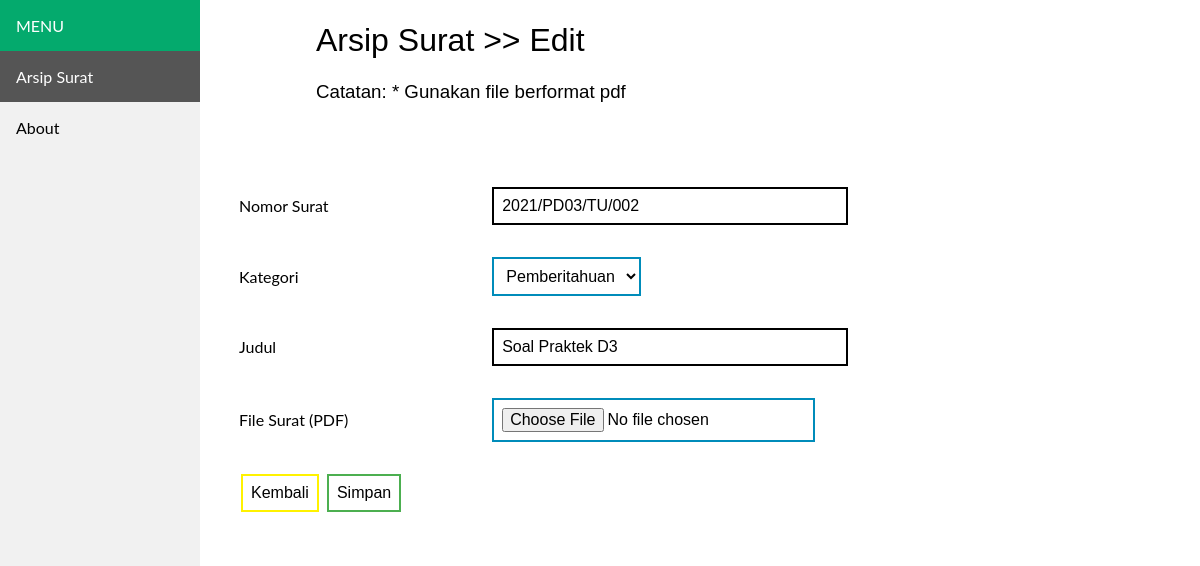
The page /update.php?id=25 on the database its author committed.
### tables this page shows
CREATE TABLE `arsip` (
  `id` int(11) NOT NULL,
  `nomor` varchar(50) NOT NULL,
  `kategori` varchar(50) NOT NULL,
  `judul` varchar(255) NOT NULL,
  `tgl_arsip` date NOT NULL,
  `pdf` varchar(255) NOT NULL
);

### update.php (the view, shortened to what this page needs)
<!DOCTYPE html>
<html>
<head>
<link rel="stylesheet" type="text/css" href="style.css">
</head>
<body>
<div class="sidebar">
  <div class="block">MENU</div>
  <a class="active" href="index.php">Arsip Surat</a>
  <a href="about.php">About</a>
</div>
<div class="content">
    <h1>Arsip Surat >> Edit</h1>
    <h3>Catatan: * Gunakan file berformat pdf</h3>
	<br/>
	<br/>
    <?php
		include 'koneksi.php';
        $id = $_GET['id'];
        $data = mysqli_query($koneksi,"select * from arsip where id='$id'");
		while($d = mysqli_fetch_array($data)){
			?>
  <form method="post" action="edit_method.php?id=<?php echo $id; ?>" enctype="multipart/form-data">
  <table class="none" style="width:100%;">
			<tr>
				<td>Nomor Surat</td>
				<td><input class="inpt" type="text" name="nomor" value="<?php echo $d['nomor']; ?>"></td>
			</tr>
			<tr>
				<td>Kategori</td>
				<td>
                <select class="button button2" name="kategori">
                    <option selected="selected"><?php echo $d['kategori']; ?></option>
                </select>
                </td>
			</tr>
            <tr>
				<td>Judul</td>
				<td><input class="inpt" type="text" name="judul" value="<?php echo $d['judul']; ?>"></td>
			</tr>
			<tr>
				<td>File Surat (PDF)</td>
				<td><input class="button button2" type="file" name="file" value="<?php echo $d['pdf']; ?>" accept="application/pdf"><br></td>
			</tr>
            <tr>
                <td colspan="2">
                <a style="text-decoration: none; color:black;" href="show.php?id=<?php echo $id; ?>"><button class="button button6">Kembali</button></a>
                    <input class="button button1" type="submit" value="Simpan">
                </td>
            </tr>
		</table>
  </form>
  <?php
		}
		?>
</div>
</body>
</html>

### style.css (style rules this page uses)
body { margin: 0; font-family: "Lato", sans-serif; }
.sidebar { margin: 0; padding: 0; width: 200px; background-color: #f1f1f1; position: fixed; height: 100%; overflow: auto; }
.sidebar a { display: block; color: black; padding: 16px; text-decoration: none; }
.sidebar a.active { background-color: #555; color: white; }
div.block { background-color: #04AA6D; color: white; display: block; padding: 16px; text-decoration: none; }
div.content { margin-left: 200px; padding: 1px 16px; }
h1 { padding-left: 100px; font-family: sans-serif; font-weight: 100; }
h3 { padding-left: 100px; font-family: sans-serif; font-weight: 50; }
table.none, th, td { border: 1px solid white; }
table.none { border-spacing: 20px; }
.button { background-color: #4CAF50; border: none; color: white; padding: 8px 8px; text-align: center; text-decoration: none; display: inline-block; font-size: 16px; margin: 4px 2px; transition-duration: 0.4s; cursor: pointer; }
.button1 { background-color: white; color: black; border: 2px solid #4CAF50; }
.button2 { background-color: white; color: black; border: 2px solid #008CBA; }
.button6 { background-color: white; color: black; border: 2px solid #fff200; }
input.inpt { border: 2px solid black; padding: 8px 8px; font-size: 16px; margin: 4px 2px; width: 50%; }

### rows shown on the page
arsip: nomor "2021/PD03/TU/002", kategori "Pemberitahuan", judul "Soal Praktek D3"
